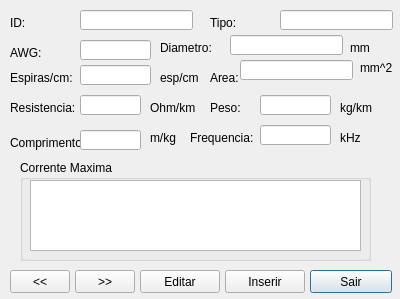
<?xml version="1.0" encoding="UTF-8"?>
<ui version="4.0">
 <class>DialogWire</class>
 <widget class="QDialog" name="DialogWire">
  <property name="geometry">
   <rect>
    <x>0</x>
    <y>0</y>
    <width>400</width>
    <height>299</height>
   </rect>
  </property>
  <property name="windowTitle">
   <string>Helena Power - Fios</string>
  </property>
  <property name="windowIcon">
   <iconset>
    <normaloff>iconWire.ico</normaloff>iconWire.ico</iconset>
  </property>
  <widget class="QLineEdit" name="lineEdit_id">
   <property name="geometry">
    <rect>
     <x>80</x>
     <y>10</y>
     <width>113</width>
     <height>20</height>
    </rect>
   </property>
   <property name="readOnly">
    <bool>true</bool>
   </property>
  </widget>
  <widget class="QLabel" name="label_id">
   <property name="geometry">
    <rect>
     <x>10</x>
     <y>15</y>
     <width>70</width>
     <height>16</height>
    </rect>
   </property>
   <property name="text">
    <string>ID:</string>
   </property>
  </widget>
  <widget class="QLabel" name="label_awg">
   <property name="geometry">
    <rect>
     <x>10</x>
     <y>45</y>
     <width>70</width>
     <height>16</height>
    </rect>
   </property>
   <property name="text">
    <string>AWG:</string>
   </property>
  </widget>
  <widget class="QLabel" name="label_Area">
   <property name="geometry">
    <rect>
     <x>210</x>
     <y>70</y>
     <width>31</width>
     <height>16</height>
    </rect>
   </property>
   <property name="text">
    <string>Area:</string>
   </property>
  </widget>
  <widget class="QLineEdit" name="lineEdit_diameter">
   <property name="geometry">
    <rect>
     <x>230</x>
     <y>35</y>
     <width>113</width>
     <height>20</height>
    </rect>
   </property>
  </widget>
  <widget class="QLineEdit" name="lineEdit_turnPerCm">
   <property name="geometry">
    <rect>
     <x>80</x>
     <y>65</y>
     <width>71</width>
     <height>20</height>
    </rect>
   </property>
  </widget>
  <widget class="QLineEdit" name="lineEdit_area">
   <property name="geometry">
    <rect>
     <x>240</x>
     <y>60</y>
     <width>113</width>
     <height>20</height>
    </rect>
   </property>
  </widget>
  <widget class="QLineEdit" name="lineEdit_resistance">
   <property name="geometry">
    <rect>
     <x>80</x>
     <y>95</y>
     <width>61</width>
     <height>20</height>
    </rect>
   </property>
  </widget>
  <widget class="QLabel" name="label_resistance">
   <property name="geometry">
    <rect>
     <x>10</x>
     <y>100</y>
     <width>80</width>
     <height>16</height>
    </rect>
   </property>
   <property name="text">
    <string>Resistencia:</string>
   </property>
  </widget>
  <widget class="QLineEdit" name="lineEdit_awg">
   <property name="geometry">
    <rect>
     <x>80</x>
     <y>40</y>
     <width>71</width>
     <height>20</height>
    </rect>
   </property>
  </widget>
  <widget class="QLabel" name="label_diameter">
   <property name="geometry">
    <rect>
     <x>160</x>
     <y>40</y>
     <width>70</width>
     <height>16</height>
    </rect>
   </property>
   <property name="text">
    <string>Diametro:</string>
   </property>
  </widget>
  <widget class="QLabel" name="label_turnPerCm">
   <property name="geometry">
    <rect>
     <x>10</x>
     <y>70</y>
     <width>70</width>
     <height>16</height>
    </rect>
   </property>
   <property name="text">
    <string>Espiras/cm:</string>
   </property>
  </widget>
  <widget class="QLineEdit" name="lineEdit_weight">
   <property name="geometry">
    <rect>
     <x>260</x>
     <y>95</y>
     <width>71</width>
     <height>20</height>
    </rect>
   </property>
  </widget>
  <widget class="QLabel" name="label_weight">
   <property name="geometry">
    <rect>
     <x>210</x>
     <y>100</y>
     <width>80</width>
     <height>16</height>
    </rect>
   </property>
   <property name="text">
    <string>Peso:</string>
   </property>
  </widget>
  <widget class="QLabel" name="label_length">
   <property name="geometry">
    <rect>
     <x>10</x>
     <y>135</y>
     <width>80</width>
     <height>16</height>
    </rect>
   </property>
   <property name="text">
    <string>Comprimento:</string>
   </property>
  </widget>
  <widget class="QLineEdit" name="lineEdit_weight_2">
   <property name="geometry">
    <rect>
     <x>80</x>
     <y>130</y>
     <width>61</width>
     <height>20</height>
    </rect>
   </property>
  </widget>
  <widget class="QLineEdit" name="lineEdit_frequency">
   <property name="geometry">
    <rect>
     <x>260</x>
     <y>125</y>
     <width>71</width>
     <height>20</height>
    </rect>
   </property>
  </widget>
  <widget class="QLabel" name="label_frequency">
   <property name="geometry">
    <rect>
     <x>190</x>
     <y>130</y>
     <width>80</width>
     <height>16</height>
    </rect>
   </property>
   <property name="text">
    <string>Frequencia:</string>
   </property>
  </widget>
  <widget class="QLabel" name="label_type">
   <property name="geometry">
    <rect>
     <x>210</x>
     <y>15</y>
     <width>70</width>
     <height>16</height>
    </rect>
   </property>
   <property name="text">
    <string>Tipo:</string>
   </property>
  </widget>
  <widget class="QLineEdit" name="lineEdit_awg_2">
   <property name="geometry">
    <rect>
     <x>280</x>
     <y>10</y>
     <width>113</width>
     <height>20</height>
    </rect>
   </property>
  </widget>
  <widget class="QLabel" name="label_unit_diameter">
   <property name="geometry">
    <rect>
     <x>350</x>
     <y>40</y>
     <width>21</width>
     <height>16</height>
    </rect>
   </property>
   <property name="font">
    <font>
     <pointsize>9</pointsize>
    </font>
   </property>
   <property name="text">
    <string>mm</string>
   </property>
  </widget>
  <widget class="QLabel" name="label_unit_turnPerCm">
   <property name="geometry">
    <rect>
     <x>160</x>
     <y>70</y>
     <width>41</width>
     <height>16</height>
    </rect>
   </property>
   <property name="font">
    <font>
     <pointsize>9</pointsize>
    </font>
   </property>
   <property name="text">
    <string>esp/cm</string>
   </property>
  </widget>
  <widget class="QLabel" name="label_unit_area">
   <property name="geometry">
    <rect>
     <x>360</x>
     <y>60</y>
     <width>41</width>
     <height>16</height>
    </rect>
   </property>
   <property name="font">
    <font>
     <pointsize>9</pointsize>
    </font>
   </property>
   <property name="text">
    <string>mm^2</string>
   </property>
  </widget>
  <widget class="QLabel" name="label_unit_resistance">
   <property name="geometry">
    <rect>
     <x>150</x>
     <y>100</y>
     <width>51</width>
     <height>16</height>
    </rect>
   </property>
   <property name="font">
    <font>
     <pointsize>9</pointsize>
    </font>
   </property>
   <property name="text">
    <string>Ohm/km</string>
   </property>
  </widget>
  <widget class="QLabel" name="label_unit_weight">
   <property name="geometry">
    <rect>
     <x>340</x>
     <y>100</y>
     <width>41</width>
     <height>16</height>
    </rect>
   </property>
   <property name="font">
    <font>
     <pointsize>9</pointsize>
    </font>
   </property>
   <property name="text">
    <string>kg/km</string>
   </property>
  </widget>
  <widget class="QLabel" name="label_unit_length">
   <property name="geometry">
    <rect>
     <x>150</x>
     <y>130</y>
     <width>41</width>
     <height>16</height>
    </rect>
   </property>
   <property name="font">
    <font>
     <pointsize>9</pointsize>
    </font>
   </property>
   <property name="text">
    <string>m/kg</string>
   </property>
  </widget>
  <widget class="QLabel" name="label_unit_frequency">
   <property name="geometry">
    <rect>
     <x>340</x>
     <y>130</y>
     <width>41</width>
     <height>16</height>
    </rect>
   </property>
   <property name="font">
    <font>
     <pointsize>9</pointsize>
    </font>
   </property>
   <property name="text">
    <string>kHz</string>
   </property>
  </widget>
  <widget class="QGroupBox" name="groupBox">
   <property name="geometry">
    <rect>
     <x>20</x>
     <y>160</y>
     <width>351</width>
     <height>101</height>
    </rect>
   </property>
   <property name="title">
    <string>Corrente Maxima</string>
   </property>
   <widget class="QListView" name="listView_currentMax">
    <property name="geometry">
     <rect>
      <x>10</x>
      <y>20</y>
      <width>331</width>
      <height>71</height>
     </rect>
    </property>
   </widget>
  </widget>
  <widget class="QPushButton" name="pushButton_exit">
   <property name="geometry">
    <rect>
     <x>310</x>
     <y>270</y>
     <width>82</width>
     <height>23</height>
    </rect>
   </property>
   <property name="text">
    <string>Sair</string>
   </property>
  </widget>
  <widget class="QPushButton" name="pushButton_insert">
   <property name="geometry">
    <rect>
     <x>225</x>
     <y>270</y>
     <width>80</width>
     <height>23</height>
    </rect>
   </property>
   <property name="text">
    <string>Inserir</string>
   </property>
  </widget>
  <widget class="QPushButton" name="pushButton_after">
   <property name="geometry">
    <rect>
     <x>75</x>
     <y>270</y>
     <width>60</width>
     <height>23</height>
    </rect>
   </property>
   <property name="text">
    <string>&gt;&gt;</string>
   </property>
  </widget>
  <widget class="QPushButton" name="pushButton_edit">
   <property name="geometry">
    <rect>
     <x>140</x>
     <y>270</y>
     <width>80</width>
     <height>23</height>
    </rect>
   </property>
   <property name="text">
    <string>Editar</string>
   </property>
  </widget>
  <widget class="QPushButton" name="pushButton_before">
   <property name="geometry">
    <rect>
     <x>10</x>
     <y>270</y>
     <width>60</width>
     <height>23</height>
    </rect>
   </property>
   <property name="text">
    <string>&lt;&lt;</string>
   </property>
  </widget>
 </widget>
 <resources/>
 <connections/>
</ui>
